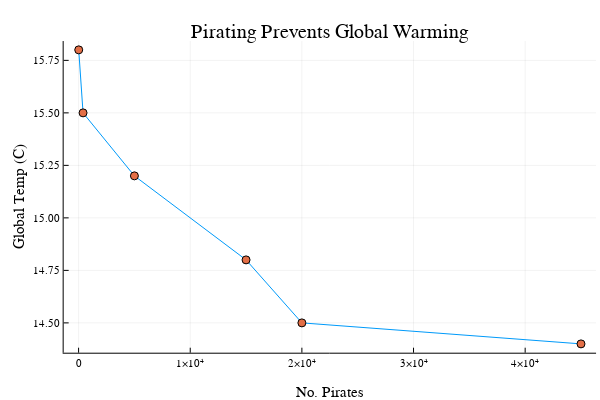

Notebook source saved alongside this figure:
### Code cell
globaltemp = [14.4, 14.5, 14.8, 15.2, 15.5, 15.8]
npirates = [45000, 20000, 15000, 5000, 400, 12]
plot(npirates, globaltemp, legend=false)
scatter!(npirates, globaltemp, legend=false)
#xflip!()
xlabel!("No. Pirates")
ylabel!("Global Temp (C)")
title!("Pirating Prevents Global Warming")

### Figure 1 — Plotly figure (JSON) as saved in the notebook; plotly's stock layout.template omitted (floating-point values rounded to 4 significant figures)
{"data": [{"colorbar": {"title": ""}, "hoverinfo": "text", "legendgroup": "y1", "line": {"color": "rgba(0, 154, 250, 1.000)", "dash": "solid", "shape": "linear", "width": 1}, "mode": "lines", "name": "y1", "showlegend": true, "text": [null, null, null, null, null, null], "type": "scatter", "x": [45000, 20000, 15000, 5000, 400, 12], "xaxis": "x1", "y": [14.4, 14.5, 14.8, 15.2, 15.5, 15.8], "yaxis": "y1", "zmax": null, "zmin": null}, {"colorbar": {"title": ""}, "hoverinfo": "text", "legendgroup": "y2", "marker": {"color": "rgba(227, 111, 71, 1.000)", "line": {"color": "rgba(0, 0, 0, 1.000)", "width": 1}, "size": 8, "symbol": "circle"}, "mode": "markers", "name": "y2", "showlegend": true, "text": [null, null, null, null, null, null], "type": "scatter", "x": [45000, 20000, 15000, 5000, 400, 12], "xaxis": "x1", "y": [14.4, 14.5, 14.8, 15.2, 15.5, 15.8], "yaxis": "y1", "zmax": null, "zmin": null}], "layout": {"annotations": [{"font": {"color": "rgba(0, 0, 0, 1.000)", "family": "sans-serif", "size": 20}, "rotation": 0, "showarrow": false, "text": "Pirating Prevents Global Warming", "x": 0.5498, "xanchor": "center", "xref": "paper", "y": 1, "yanchor": "top", "yref": "paper"}], "height": 400, "margin": {"b": 20, "l": 0, "r": 0, "t": 20}, "paper_bgcolor": "rgba(255, 255, 255, 1.000)", "plot_bgcolor": "rgba(255, 255, 255, 1.000)", "showlegend": false, "width": 600, "xaxis": {"anchor": "y1", "domain": [0.1061, 0.9934], "gridcolor": "rgba(0, 0, 0, 0.100)", "gridwidth": 0.5, "linecolor": "rgba(0, 0, 0, 1.000)", "mirror": false, "range": [-1338.0, 46350.0], "showgrid": true, "showline": true, "showticklabels": true, "tickangle": 0, "tickcolor": "rgb(0, 0, 0)", "tickfont": {"color": "rgba(0, 0, 0, 1.000)", "family": "sans-serif", "size": 11}, "tickmode": "array", "ticks": "inside", "ticktext": ["0", "1×10⁴", "2×10⁴", "3×10⁴", "4×10⁴"], "tickvals": [0, 10000, 20000, 30000, 40000], "title": "No. Pirates", "titlefont": {"color": "rgba(0, 0, 0, 1.000)", "family": "sans-serif", "size": 15}, "type": "-", "visible": true, "zeroline": false, "zerolinecolor": "rgba(0, 0, 0, 1.000)"}, "yaxis": {"anchor": "x1", "domain": [0.07581, 0.9415], "gridcolor": "rgba(0, 0, 0, 0.100)", "gridwidth": 0.5, "linecolor": "rgba(0, 0, 0, 1.000)", "mirror": false, "range": [14.36, 15.84], "showgrid": true, "showline": true, "showticklabels": true, "tickangle": 0, "tickcolor": "rgb(0, 0, 0)", "tickfont": {"color": "rgba(0, 0, 0, 1.000)", "family": "sans-serif", "size": 11}, "tickmode": "array", "ticks": "inside", "ticktext": ["14.50", "14.75", "15.00", "15.25", "15.50", "15.75"], "tickvals": [14.5, 14.75, 15, 15.25, 15.5, 15.75], "title": "Global Temp (C)", "titlefont": {"color": "rgba(0, 0, 0, 1.000)", "family": "sans-serif", "size": 15}, "type": "-", "visible": true, "zeroline": false, "zerolinecolor": "rgba(0, 0, 0, 1.000)"}}}
